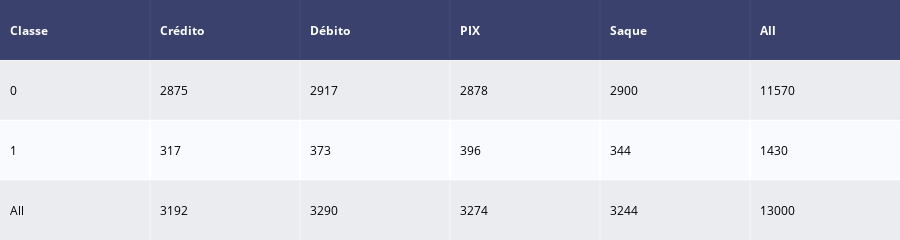

The cell this chart's notebook holds for it:
### Code cell
crosstab_tipo_transasao = pd.crosstab(df_transacoes['Classe'], df_transacoes['Tipo de Transacao'], margins=True).reset_index()

tabela_tipo_transasao = ff.create_table(crosstab_tipo_transasao)

tabela_tipo_transasao.show()

### Figure 1 — Plotly figure (JSON) as saved in the notebook; plotly's stock layout.template omitted (floating-point values rounded to 4 significant figures)
{"data": [{"colorscale": [[0, "#00083e"], [0.5, "#ededee"], [1, "#ffffff"]], "hoverinfo": "none", "opacity": 0.75, "showscale": false, "type": "heatmap", "z": [[0, 0, 0, 0, 0, 0], [0.5, 0.5, 0.5, 0.5, 0.5, 0.5], [1, 1, 1, 1, 1, 1], [0.5, 0.5, 0.5, 0.5, 0.5, 0.5]]}], "layout": {"annotations": [{"align": "left", "font": {"color": "#ffffff"}, "showarrow": false, "text": "<b>Classe</b>", "x": -0.45, "xanchor": "left", "xref": "x", "y": 0, "yref": "y"}, {"align": "left", "font": {"color": "#ffffff"}, "showarrow": false, "text": "<b>Crédito</b>", "x": 0.55, "xanchor": "left", "xref": "x", "y": 0, "yref": "y"}, {"align": "left", "font": {"color": "#ffffff"}, "showarrow": false, "text": "<b>Débito</b>", "x": 1.55, "xanchor": "left", "xref": "x", "y": 0, "yref": "y"}, {"align": "left", "font": {"color": "#ffffff"}, "showarrow": false, "text": "<b>PIX</b>", "x": 2.55, "xanchor": "left", "xref": "x", "y": 0, "yref": "y"}, {"align": "left", "font": {"color": "#ffffff"}, "showarrow": false, "text": "<b>Saque</b>", "x": 3.55, "xanchor": "left", "xref": "x", "y": 0, "yref": "y"}, {"align": "left", "font": {"color": "#ffffff"}, "showarrow": false, "text": "<b>All</b>", "x": 4.55, "xanchor": "left", "xref": "x", "y": 0, "yref": "y"}, {"align": "left", "font": {"color": "#000000"}, "showarrow": false, "text": "0", "x": -0.45, "xanchor": "left", "xref": "x", "y": 1, "yref": "y"}, {"align": "left", "font": {"color": "#000000"}, "showarrow": false, "text": "2875", "x": 0.55, "xanchor": "left", "xref": "x", "y": 1, "yref": "y"}, {"align": "left", "font": {"color": "#000000"}, "showarrow": false, "text": "2917", "x": 1.55, "xanchor": "left", "xref": "x", "y": 1, "yref": "y"}, {"align": "left", "font": {"color": "#000000"}, "showarrow": false, "text": "2878", "x": 2.55, "xanchor": "left", "xref": "x", "y": 1, "yref": "y"}, {"align": "left", "font": {"color": "#000000"}, "showarrow": false, "text": "2900", "x": 3.55, "xanchor": "left", "xref": "x", "y": 1, "yref": "y"}, {"align": "left", "font": {"color": "#000000"}, "showarrow": false, "text": "11570", "x": 4.55, "xanchor": "left", "xref": "x", "y": 1, "yref": "y"}, {"align": "left", "font": {"color": "#000000"}, "showarrow": false, "text": "1", "x": -0.45, "xanchor": "left", "xref": "x", "y": 2, "yref": "y"}, {"align": "left", "font": {"color": "#000000"}, "showarrow": false, "text": "317", "x": 0.55, "xanchor": "left", "xref": "x", "y": 2, "yref": "y"}, {"align": "left", "font": {"color": "#000000"}, "showarrow": false, "text": "373", "x": 1.55, "xanchor": "left", "xref": "x", "y": 2, "yref": "y"}, {"align": "left", "font": {"color": "#000000"}, "showarrow": false, "text": "396", "x": 2.55, "xanchor": "left", "xref": "x", "y": 2, "yref": "y"}, {"align": "left", "font": {"color": "#000000"}, "showarrow": false, "text": "344", "x": 3.55, "xanchor": "left", "xref": "x", "y": 2, "yref": "y"}, {"align": "left", "font": {"color": "#000000"}, "showarrow": false, "text": "1430", "x": 4.55, "xanchor": "left", "xref": "x", "y": 2, "yref": "y"}, {"align": "left", "font": {"color": "#000000"}, "showarrow": false, "text": "All", "x": -0.45, "xanchor": "left", "xref": "x", "y": 3, "yref": "y"}, {"align": "left", "font": {"color": "#000000"}, "showarrow": false, "text": "3192", "x": 0.55, "xanchor": "left", "xref": "x", "y": 3, "yref": "y"}, {"align": "left", "font": {"color": "#000000"}, "showarrow": false, "text": "3290", "x": 1.55, "xanchor": "left", "xref": "x", "y": 3, "yref": "y"}, {"align": "left", "font": {"color": "#000000"}, "showarrow": false, "text": "3274", "x": 2.55, "xanchor": "left", "xref": "x", "y": 3, "yref": "y"}, {"align": "left", "font": {"color": "#000000"}, "showarrow": false, "text": "3244", "x": 3.55, "xanchor": "left", "xref": "x", "y": 3, "yref": "y"}, {"align": "left", "font": {"color": "#000000"}, "showarrow": false, "text": "13000", "x": 4.55, "xanchor": "left", "xref": "x", "y": 3, "yref": "y"}], "height": 170, "margin": {"b": 0, "l": 0, "r": 0, "t": 0}, "xaxis": {"dtick": 1, "gridwidth": 2, "showticklabels": false, "tick0": -0.5, "ticks": "", "zeroline": false}, "yaxis": {"autorange": "reversed", "dtick": 1, "gridwidth": 2, "showticklabels": false, "tick0": 0.5, "ticks": "", "zeroline": false}}}
